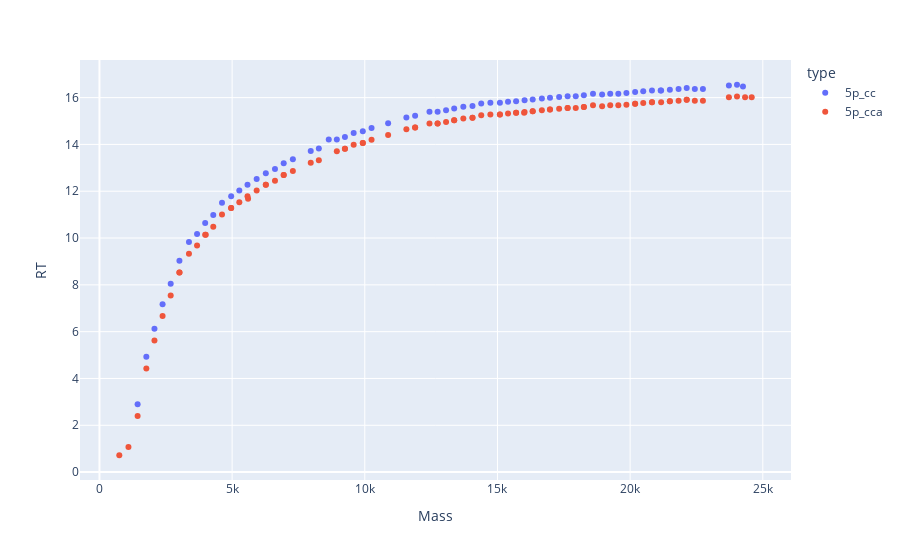
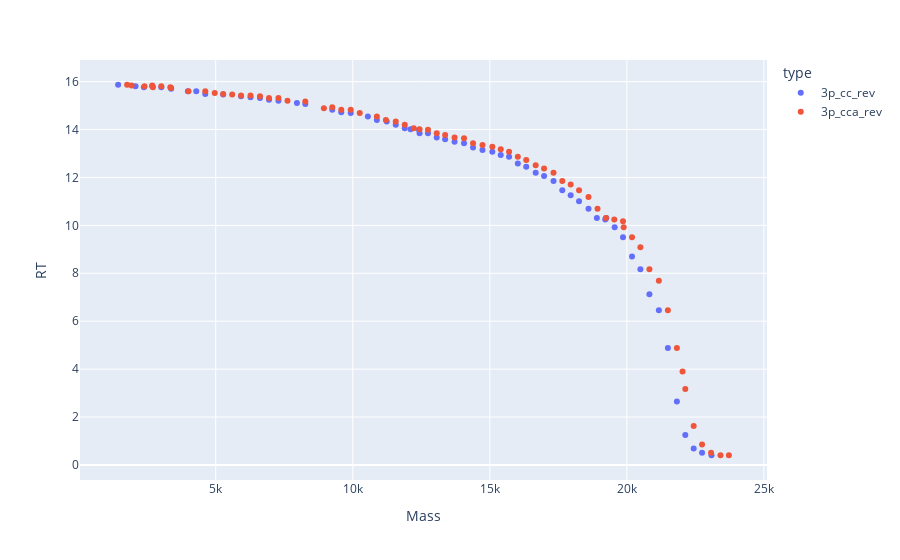
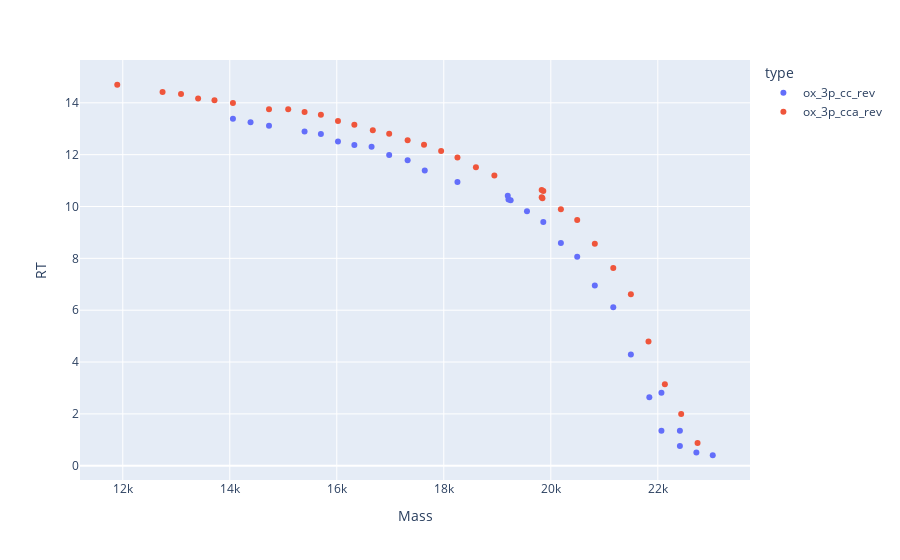
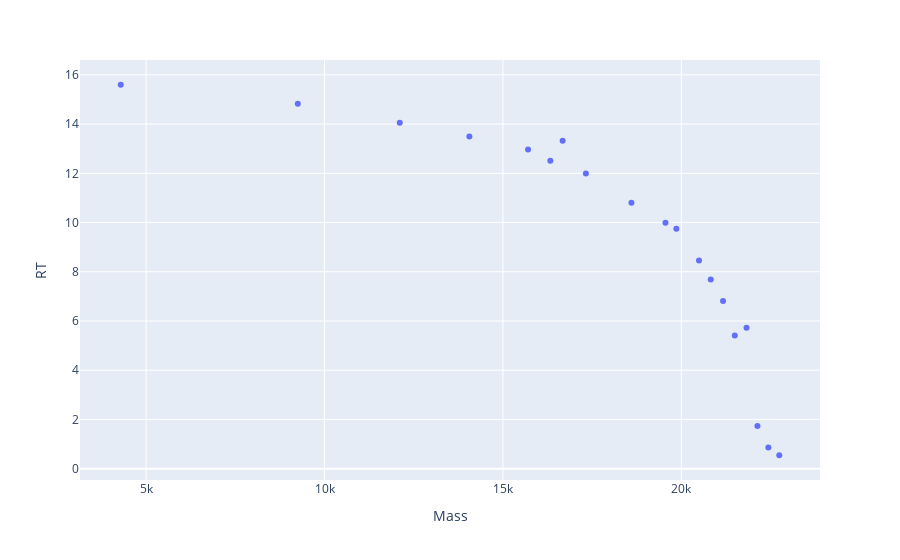

Notebook cell for these charts, in order:
### Code cell
df_tmp = df_5p_cc.copy()
df_tmp.RT += 0.5
plotly_zones(df_tmp, df_5p_cca, names=['5p_cc', '5p_cca'])
plotly_zones(df_3p_cc_rev, df_3p_cca_rev, names=['3p_cc_rev', '3p_cca_rev'])
df_tmp = df_ox_3p_cca_rev.copy()
df_tmp.RT += 0.5
plotly_zones(df_ox_3p_cc_rev, df_tmp, names=['ox_3p_cc_rev', 'ox_3p_cca_rev'])
plotly_zone(df_28da_75_3p_rev)
